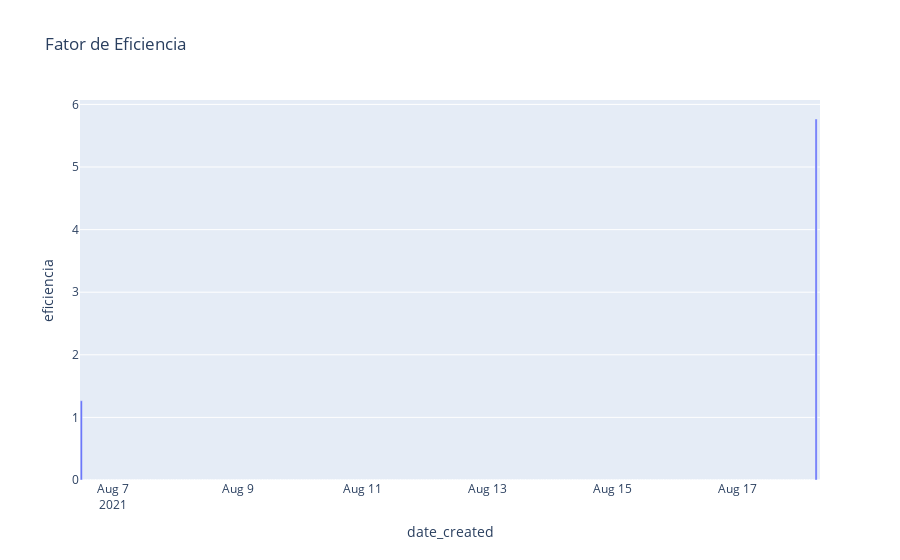

Notebook cell for this chart:
### Markdown cell above
# Fator de Eficiência
O Fator de Eficiência leva em consideração os tempos efetivamente trabalhados pela escavadeira medido em uma hora, definindo sua relação em um indicador (E) adimensional. A periodicidade de aferição será ao final de cada turno de trabalho.
- E= Tempo efetivamente trabalhados (min) / 60 (min)

### Code cell
df_data = df.loc[(df['imei'] == escavadeira)]
df_data.loc[:,'date_created'] = pd.to_datetime(df_data['date_created'])
df_data['last_date'] = df_data['date_created'].shift(1)
df_data['interval'] = (df_data['date_created'] - df_data['last_date']) / np.timedelta64(1, 'm')
df_data = df_data.set_index('date_created')
df_data = df_data.loc['2021-08-06':]

df_total = df_data.copy()
df_data = df_data.loc[df_data['weight'] > 0]
# Agrupa por hora
df_data = df_data.groupby(pd.Grouper(freq='3600s')).sum()
df_total = df_total.groupby(pd.Grouper(freq='3600s')).max()

df_total['eficiencia'] = df_data['interval']
df_total['eficiencia'].fillna(0, inplace=True)
print(df_total.loc[df_total['eficiencia'] > 0, ['weight', 'eficiencia']])
fig = px.bar(df_total, y="eficiencia", title="Fator de Eficiencia")
fig.show()

### Figure 1 — Plotly figure (JSON) as saved in the notebook; plotly's stock layout.template omitted (floating-point values rounded to 4 significant figures; data arrays with more than 128 entries replaced by an {"elided": "..."} marker saying what was removed)
{"data": [{"alignmentgroup": "True", "hovertemplate": "date_created=%{x}<br>eficiencia=%{y}<extra></extra>", "legendgroup": "", "marker": {"color": "#636efa", "pattern": {"shape": ""}}, "name": "", "offsetgroup": "", "orientation": "v", "showlegend": false, "textposition": "auto", "type": "bar", "x": {"elided": "284 str values"}, "xaxis": "x", "y": {"elided": "284 float values"}, "yaxis": "y"}], "layout": {"barmode": "relative", "legend": {"tracegroupgap": 0}, "title": {"text": "Fator de Eficiencia"}, "xaxis": {"anchor": "y", "domain": [0, 1], "title": {"text": "date_created"}}, "yaxis": {"anchor": "x", "domain": [0, 1], "title": {"text": "eficiencia"}}}}
